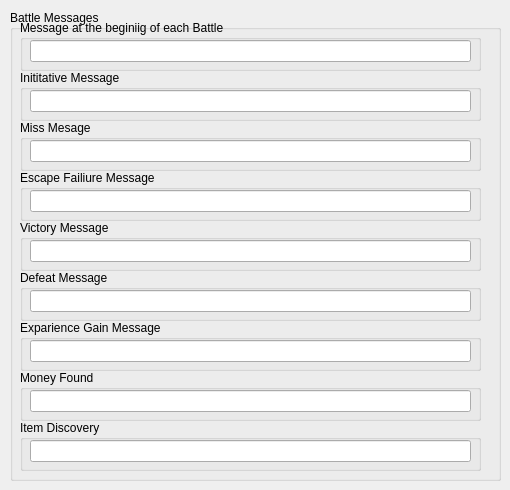
   <widget class="QWidget" name="tab">
    <attribute name="title">
     <string>Page 1</string>
    </attribute>
    <widget class="QGroupBox" name="groupBox_126">
     <property name="geometry">
      <rect>
       <x>10</x>
       <y>10</y>
       <width>491</width>
       <height>471</height>
      </rect>
     </property>
     <property name="title">
      <string>Battle Messages</string>
     </property>
     <widget class="QGroupBox" name="groupBox_127">
      <property name="geometry">
       <rect>
        <x>10</x>
        <y>10</y>
        <width>461</width>
        <height>51</height>
       </rect>
      </property>
      <property name="title">
       <string>Message at the beginiig of each Battle</string>
      </property>
      <widget class="QLineEdit" name="lineEdit_34">
       <property name="geometry">
        <rect>
         <x>10</x>
         <y>20</y>
         <width>441</width>
         <height>22</height>
        </rect>
       </property>
      </widget>
     </widget>
     <widget class="QGroupBox" name="groupBox_128">
      <property name="geometry">
       <rect>
        <x>10</x>
        <y>60</y>
        <width>461</width>
        <height>51</height>
       </rect>
      </property>
      <property name="title">
       <string>Inititative Message</string>
      </property>
      <widget class="QLineEdit" name="lineEdit_35">
       <property name="geometry">
        <rect>
         <x>10</x>
         <y>20</y>
         <width>441</width>
         <height>22</height>
        </rect>
       </property>
      </widget>
     </widget>
     <widget class="QGroupBox" name="groupBox_129">
      <property name="geometry">
       <rect>
        <x>10</x>
        <y>110</y>
        <width>461</width>
        <height>51</height>
       </rect>
      </property>
      <property name="title">
       <string>Miss Mesage</string>
      </property>
      <widget class="QLineEdit" name="lineEdit_36">
       <property name="geometry">
        <rect>
         <x>10</x>
         <y>20</y>
         <width>441</width>
         <height>22</height>
        </rect>
       </property>
      </widget>
     </widget>
     <widget class="QGroupBox" name="groupBox_130">
      <property name="geometry">
       <rect>
        <x>10</x>
        <y>160</y>
        <width>461</width>
        <height>51</height>
       </rect>
      </property>
      <property name="title">
       <string>Escape Failiure Message</string>
      </property>
      <widget class="QLineEdit" name="lineEdit_37">
       <property name="geometry">
        <rect>
         <x>10</x>
         <y>20</y>
         <width>441</width>
         <height>22</height>
        </rect>
       </property>
      </widget>
     </widget>
     <widget class="QGroupBox" name="groupBox_131">
      <property name="geometry">
       <rect>
        <x>10</x>
        <y>210</y>
        <width>461</width>
        <height>51</height>
       </rect>
      </property>
      <property name="title">
       <string>Victory Message</string>
      </property>
      <widget class="QLineEdit" name="lineEdit_38">
       <property name="geometry">
        <rect>
         <x>10</x>
         <y>20</y>
         <width>441</width>
         <height>22</height>
        </rect>
       </property>
      </widget>
     </widget>
     <widget class="QGroupBox" name="groupBox_132">
      <property name="geometry">
       <rect>
        <x>10</x>
        <y>260</y>
        <width>461</width>
        <height>51</height>
       </rect>
      </property>
      <property name="title">
       <string>Defeat Message</string>
      </property>
      <widget class="QLineEdit" name="lineEdit_39">
       <property name="geometry">
        <rect>
         <x>10</x>
         <y>20</y>
         <width>441</width>
         <height>22</height>
        </rect>
       </property>
      </widget>
     </widget>
     <widget class="QGroupBox" name="groupBox_133">
      <property name="geometry">
       <rect>
        <x>10</x>
        <y>310</y>
        <width>461</width>
        <height>51</height>
       </rect>
      </property>
      <property name="title">
       <string>Exparience Gain Message</string>
      </property>
      <widget class="QLineEdit" name="lineEdit_40">
       <property name="geometry">
        <rect>
         <x>10</x>
         <y>20</y>
         <width>441</width>
         <height>22</height>
        </rect>
       </property>
      </widget>
     </widget>
     <widget class="QGroupBox" name="groupBox_134">
      <property name="geometry">
       <rect>
        <x>10</x>
        <y>360</y>
        <width>461</width>
        <height>51</height>
       </rect>
      </property>
      <property name="title">
       <string>Money Found</string>
      </property>
      <widget class="QLineEdit" name="lineEdit_41">
       <property name="geometry">
        <rect>
         <x>10</x>
         <y>20</y>
         <width>441</width>
         <height>22</height>
        </rect>
       </property>
      </widget>
     </widget>
     <widget class="QGroupBox" name="groupBox_135">
      <property name="geometry">
       <rect>
        <x>10</x>
        <y>410</y>
        <width>461</width>
        <height>51</height>
       </rect>
      </property>
      <property name="title">
       <string>Item Discovery</string>
      </property>
      <widget class="QLineEdit" name="lineEdit_42">
       <property name="geometry">
        <rect>
         <x>10</x>
         <y>20</y>
         <width>441</width>
         <height>22</height>
        </rect>
       </property>
      </widget>
     </widget>
    </widget>
   </widget>
